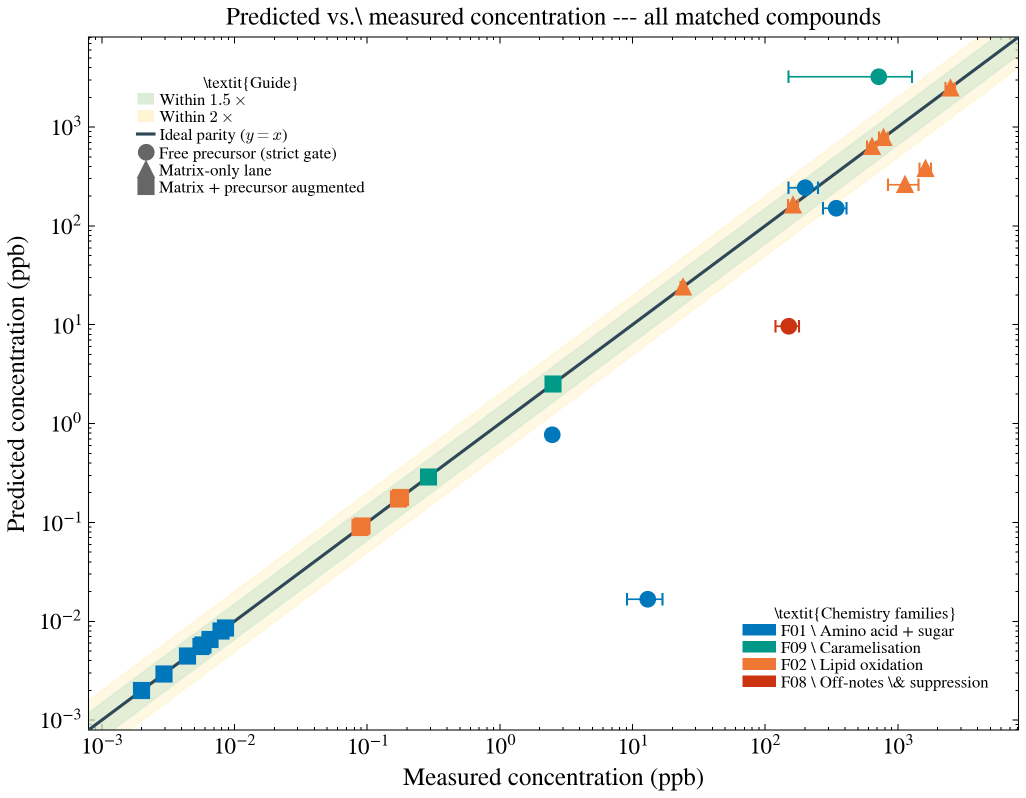
#> input picture docs/assets/family_parity.png, 2052 x 1595 px (shown at 1/2 size)
$ python make_validation_thumbnail.py
#> lines starting #> are read from the running program, lines starting #| are printed output that depends on the picture
#!/usr/bin/env python3
from __future__ import annotations
from pathlib import Path
from PIL import Image

ROOT = Path(__file__).resolve().parents[2]
assets = ROOT / "docs" / "assets"
imgs = [assets / "family_parity.png", assets / "family_benchmark_accuracy.png", assets / "family_coverage.png"]
out = assets / "family_validation_thumbnail.png"

images = [Image.open(p) for p in imgs]
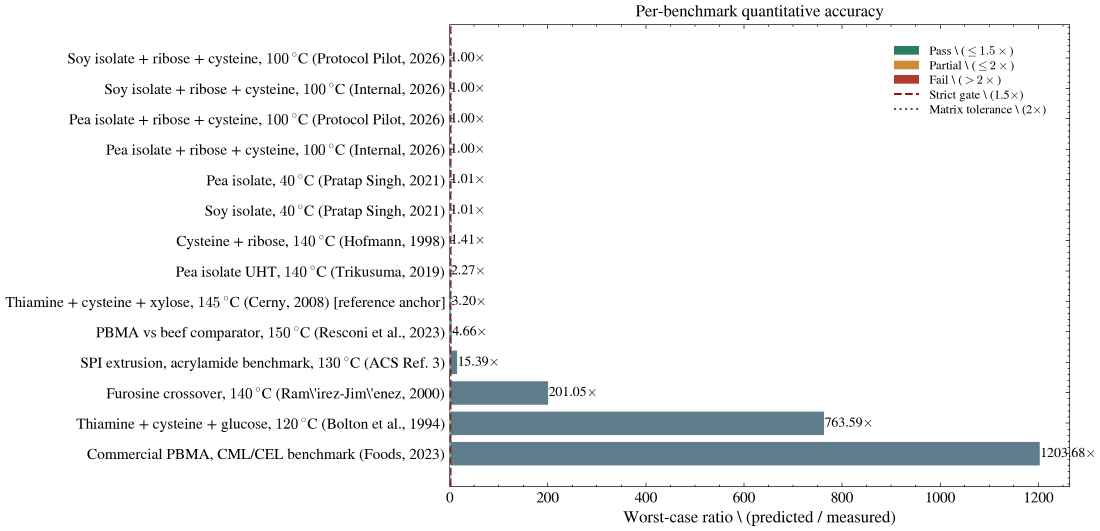
#> input picture docs/assets/family_benchmark_accuracy.png, 3299 x 1593 px (shown at 1/3 size)
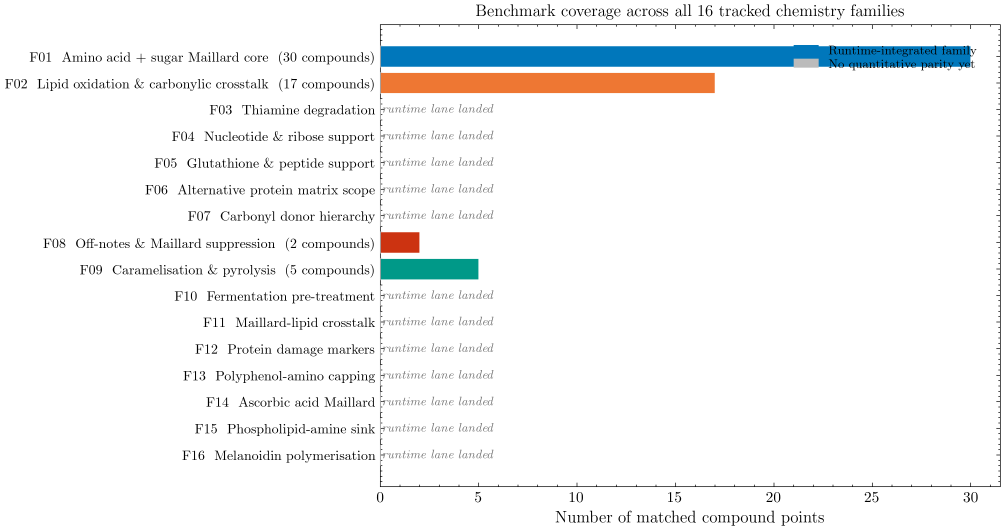
#> input picture docs/assets/family_coverage.png, 3015 x 1591 px (shown at 1/3 size)
#> images = 3 items
# Normalize heights
max_h = max(im.height for im in images)
#> max_h = 1595
resized = []
for im in images:
    if im.height != max_h:
        new_w = int(im.width * (max_h / im.height))
        im = im.resize((new_w, max_h), Image.LANCZOS)
    resized.append(im)
#> this loop made 3 passes
#> new_w on passes 2 to 3: 3303, 3022
#> pass 2, `im = im.resize((new_w, max_h), Image.LANCZOS)`:
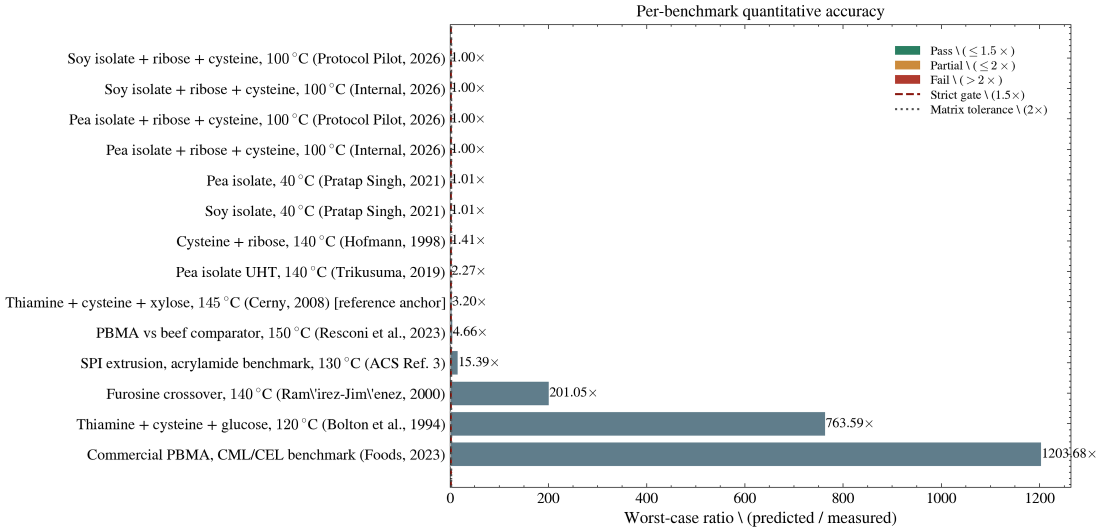
#> im: PIL image 3303x1595 RGBA (shown at 1/3 size); mean R, G, B, A 240.7, 241.8, 242.4, 255
#> pass 3, `im = im.resize((new_w, max_h), Image.LANCZOS)`:
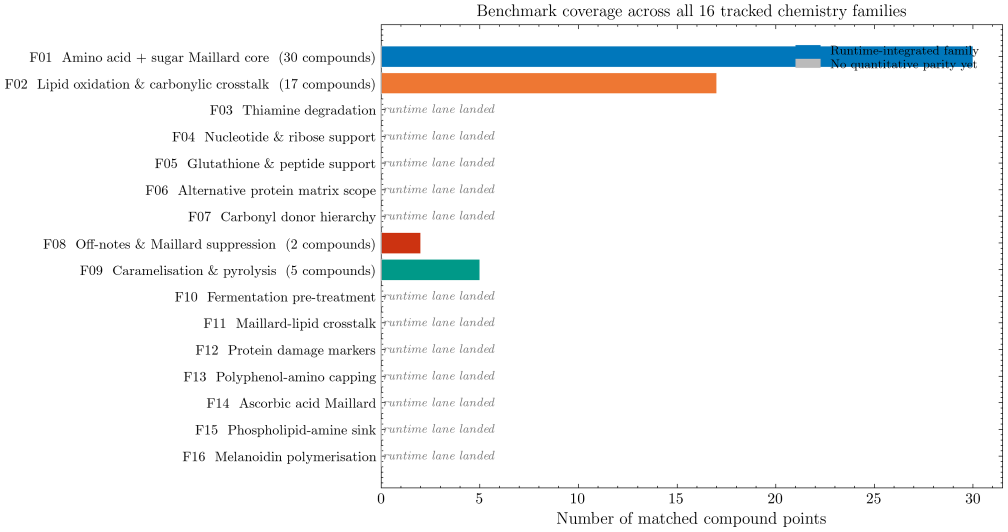
#> im: PIL image 3022x1595 RGBA (shown at 1/3 size); mean R, G, B, A 242.7, 244.1, 244.6, 255
#> after the loop, new_w = 3022; resized = 3 items

# Add small padding between images
pad = 8
total_w = sum(im.width for im in resized) + pad * (len(resized) - 1)
#> total_w = 8393
canvas = Image.new("RGBA", (total_w, max_h), (255, 255, 255, 255))
#> canvas: PIL image 8393x1595 RGBA; every value is 255

x = 0
for im in resized:
    canvas.paste(im, (x, 0))
    x += im.width + pad
#> this loop made 3 passes
#> x on passes 1 to 3: 2060, 5371, 8401
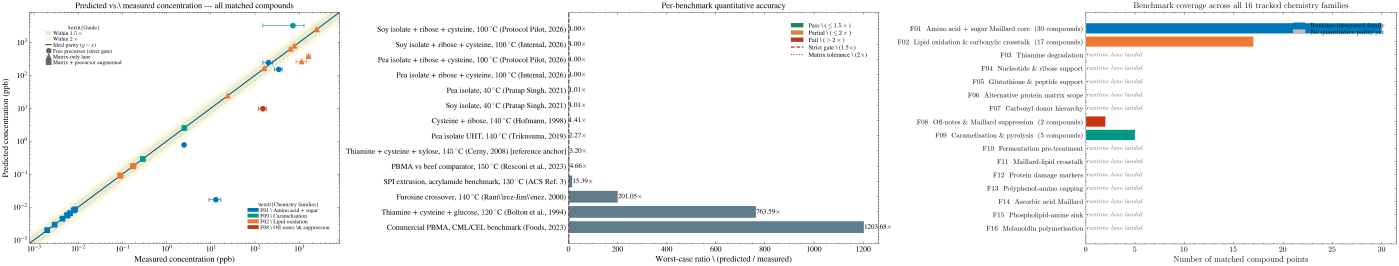
#> canvas: PIL image 8393x1595 RGBA (shown at 1/6 size); mean R, G, B, A 242.9, 244, 244.1, 255
#> after the loop, x = 8401

canvas.save(out, dpi=(150,150))
print(f"Wrote {out}")
